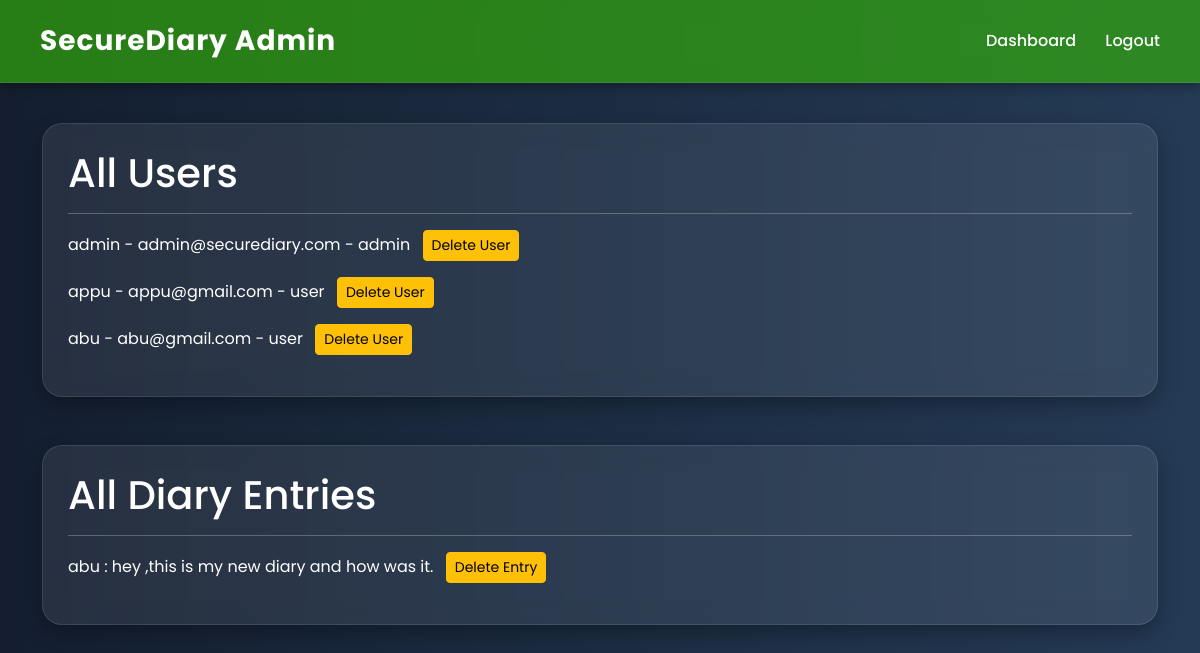
Page /admin (signed in) on the earlier database version.
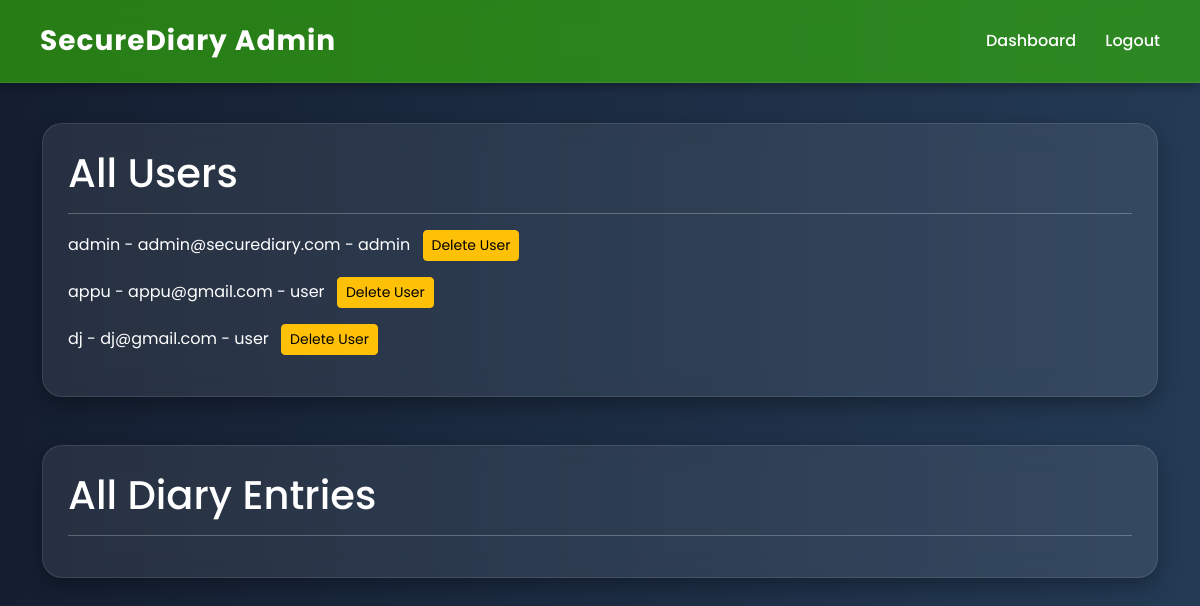
Same page on the later database version.
### tables this page shows
CREATE TABLE users (
            id INTEGER PRIMARY KEY AUTOINCREMENT,
            username TEXT,
            email TEXT,
            password TEXT,
            role TEXT DEFAULT 'user'
        );

CREATE TABLE entries (
            id INTEGER PRIMARY KEY AUTOINCREMENT,
            username TEXT,
            content TEXT
        );

### app.py (the view)
@app.route('/admin')
def admin():
    if 'username' not in session:
        return redirect('/login')
    if session.get('role') != 'admin':
        return "Access Denied"
    conn = sqlite3.connect('database.db')
    cursor = conn.cursor()
    cursor.execute("SELECT * FROM users")
    users = cursor.fetchall()
    cursor.execute("SELECT * FROM entries")
    entries = cursor.fetchall()
    conn.close()
    return render_template(
        'admin.html',
        users=users,
        entries=entries
    )

### app.py (called while the page is built)
@app.after_request
def add_security_headers(response):
    response.headers['X-Frame-Options'] = 'SAMEORIGIN'
    response.headers['X-Content-Type-Options'] = 'nosniff'
    response.headers['Content-Security-Policy'] = "default-src 'self' https: data: 'unsafe-inline' 'unsafe-eval'"
    response.headers['Referrer-Policy'] = 'strict-origin-when-cross-origin'
    return response

### templates/admin.html (shortened to what this page needs)
<!DOCTYPE html>
<html>
<head>
    <link href="https://cdn.jsdelivr.net/npm/bootstrap@5.3.0/dist/css/bootstrap.min.css" rel="stylesheet">
    <link rel="stylesheet"
          href="{{ url_for('static', filename='style.css') }}">
</head>
<body>
<nav class="navbar custom-navbar">
    <div class="logo-text">
        SecureDiary Admin
    </div>
    <div class="nav-links">
        <a href="/dashboard">Dashboard</a>
        <a href="/logout">Logout</a>
    </div>
</nav>
<div class="container main-container">
    <div class="glass-card">
        <h1>All Users</h1>
        <hr>
        {% for user in users %}
        <p>
            {{ user[1] }} -
            {{ user[2] }} -
            {{ user[4] }}
            <a href="/delete_user/{{ user[0] }}"
            class="btn btn-warning btn-sm ms-2">
            Delete User
            </a>
        </p>
        {% endfor %}
    </div>
    <br><br>
    <div class="glass-card">
        <h1>All Diary Entries</h1>
        <hr>
        {% for entry in entries %}
        <p>
            {{ entry[1] }} :
            {{ entry[2] }}
            <a href="/admin_delete_entry/{{ entry[0] }}"
            class="btn btn-warning btn-sm ms-2">
            Delete Entry
            </a>
        </p>
        {% endfor %}
    </div>
</div>
</body>
</html>

### static/style.css (style rules this page uses)
body { background: linear-gradient(to right, #141e30, #243b55); min-height: 100vh; font-family: 'Poppins', sans-serif; color: rgb(255, 255, 255); }
.navbar { background: rgba(53, 185, 5, 0.616) !important; backdrop-filter: blur(10px); box-shadow: 0 4px 10px rgba(0, 0, 0, 0.3); }
.logo-text { font-size: 28px; font-weight: bold; letter-spacing: 1px; }
.main-container { margin-top: 40px; }
.glass-card { background: rgba(255, 255, 255, 0.08); border-radius: 20px; padding: 25px; backdrop-filter: blur(12px); box-shadow: 0 8px 20px rgba(0, 0, 0, 0.3); border: 1px solid rgba(255, 255, 255, 0.1); transition: transform 0.3s ease; }
* { transition: all 0.3s ease; }
html { scroll-behavior: smooth; }
.custom-navbar { display: flex; justify-content: space-between; align-items: center; padding: 20px 40px; background: rgba(0, 0, 0, 0.3); backdrop-filter: blur(10px); border-bottom: 1px solid rgba(255, 255, 255, 0.08); }
.logo-text { font-size: 28px; font-weight: bold; color: white; }
.nav-links a { color: white; text-decoration: none; margin-left: 25px; font-weight: 500; transition: 0.3s; }

Differences in the rows shown:
removed users: username "abu", email "abu@gmail.com", role "user"
removed entries: username "abu", content "hey ,this is my new diary and how was it."
added users: username "dj", email "dj@gmail.com", role "user"
